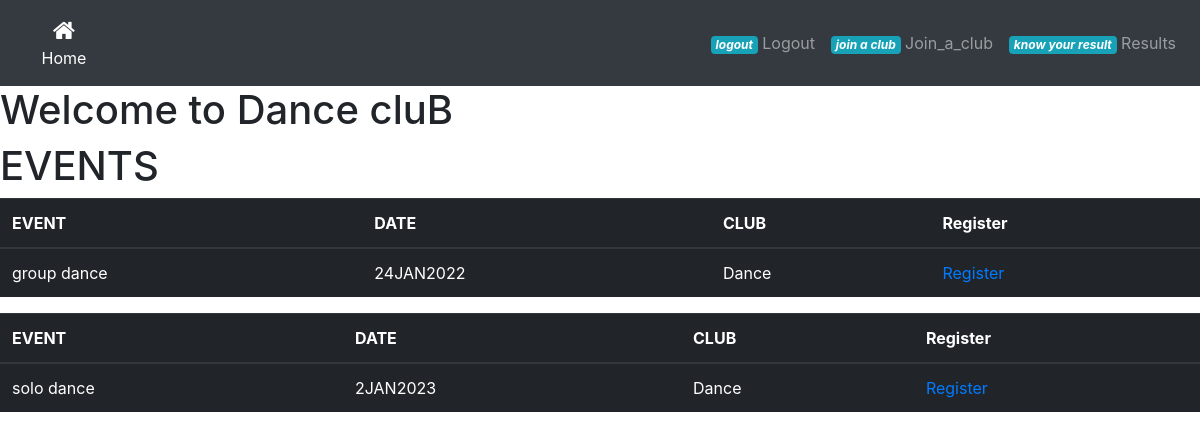
/danceclub, run on an earlier commit of the app's database.
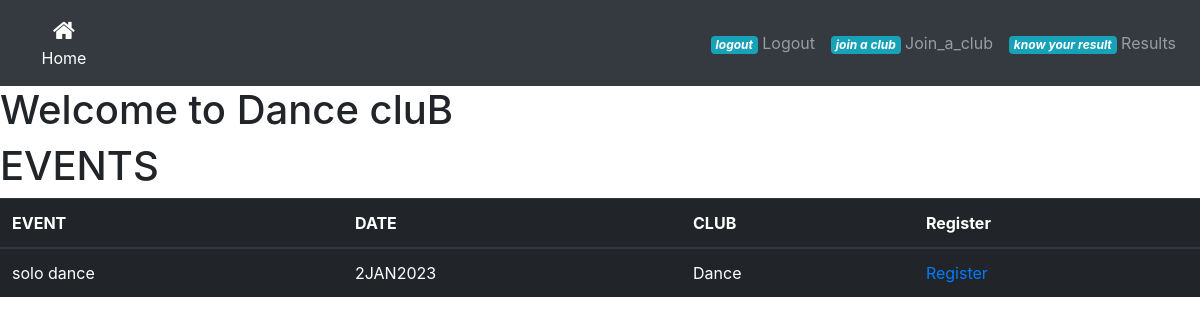
And on a later commit of the database.
### app.py (models this page shows, shortened)
class Event(db.Model,UserMixin):
    id=db.Column(db.Integer,primary_key=True)
    event_name=db.Column(db.String(50),nullable=False ,unique=True)
    date_created=db.Column(db.String(100))
    club_name=db.Column(db.String(100),nullable=False)

### app.py (the view)
@login_required
@app.route('/danceclub')
def danceclub():
    event_info=Event.query
    list=[]
    for i in event_info:
        if i.club_name=='Dance':
            list.append(i)
    return render_template('danceclub.html',list=list)

### templates/danceclub.html (shortened to what this page needs)
<!DOCTYPE html>
<html lang="en">
<head>
    <link rel="stylesheet" href="../static/css/navbar.css">
</head>
<body>
    <link href="//maxcdn.bootstrapcdn.com/bootstrap/4.1.1/css/bootstrap.min.css" rel="stylesheet" id="bootstrap-css">
<nav class="navbar navbar-icon-top navbar-expand-lg navbar-dark bg-dark">
  <div class="collapse navbar-collapse" id="navbarSupportedContent">
    <ul class="navbar-nav mr-auto">
      <li class="nav-item active">
        <a class="nav-link" href="{{url_for('dashboard')}}">
          <i class="fa fa-home"></i>
          Home
          </a>
      </li>
    </ul>
    <ul class="navbar-nav ">
      <li class="nav-item">
        <a class="nav-link" href="{{url_for('logout')}}">
          <i class="logout">
            <span class="badge badge-info">logout</span>
          </i>
          Logout
        </a>
      </li>
    </ul> <ul class="navbar-nav ">
      <li class="nav-item">
        <a class="nav-link" href="{{url_for('join_a_club',username=stu_name)}}">
          <i class="Club">
            <span class="badge badge-info">join a club</span>
          </i>
          Join_a_club
        </a>
      </li>
    </ul>
    <ul class="navbar-nav ">
      <li class="nav-item">
        <a class="nav-link" href="{{url_for('resultevent')}}">
          <i class="result">
            <span class="badge badge-info">know your result</span>
          </i>
          Results
        </a>
      </li>
    </ul>
  </div>
</nav>
    <h1>Welcome to Dance cluB</h1>
    <h1>EVENTS</h1>
    {% for i in list %}
    <table class="table table-dark">
      <thead>
        <tr>
          <th>EVENT</th>
          <th>DATE</th>
          <th>CLUB</th>
          <th>Register</th>
        </tr>
      </thead>
      <tbody>
        <tr>
          <td>{{i.event_name}}</td>
          <td>{{i.date_created}}</td>
          <td>{{i.club_name}}</td>
          <td><a href="{{url_for('participant',event_name=i.event_name)}}">Register</a></td>
    </table>
  {% endfor %}
</body>
</html>

What changed in the data, as far as the page shows it:
removed Event: event_name "group dance", date_created "24JAN2022", club_name "Dance"
